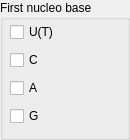
               <widget class="QGroupBox" name="groupBox">
                <property name="maximumSize">
                 <size>
                  <width>16777215</width>
                  <height>145</height>
                 </size>
                </property>
                <property name="title">
                 <string>First nucleo base</string>
                </property>
                <widget class="QWidget" name="verticalLayoutWidget_8">
                 <property name="geometry">
                  <rect>
                   <x>10</x>
                   <y>20</y>
                   <width>111</width>
                   <height>111</height>
                  </rect>
                 </property>
                 <layout class="QVBoxLayout" name="verticalLayout_15">
                  <item>
                   <widget class="QCheckBox" name="u_checkBox_1">
                    <property name="text">
                     <string>U(T)</string>
                    </property>
                   </widget>
                  </item>
                  <item>
                   <widget class="QCheckBox" name="c_checkBox_1">
                    <property name="text">
                     <string>C</string>
                    </property>
                   </widget>
                  </item>
                  <item>
                   <widget class="QCheckBox" name="a_checkBox_1">
                    <property name="text">
                     <string>A</string>
                    </property>
                   </widget>
                  </item>
                  <item>
                   <widget class="QCheckBox" name="g_checkBox_1">
                    <property name="text">
                     <string>G</string>
                    </property>
                   </widget>
                  </item>
                 </layout>
                </widget>
               </widget>
